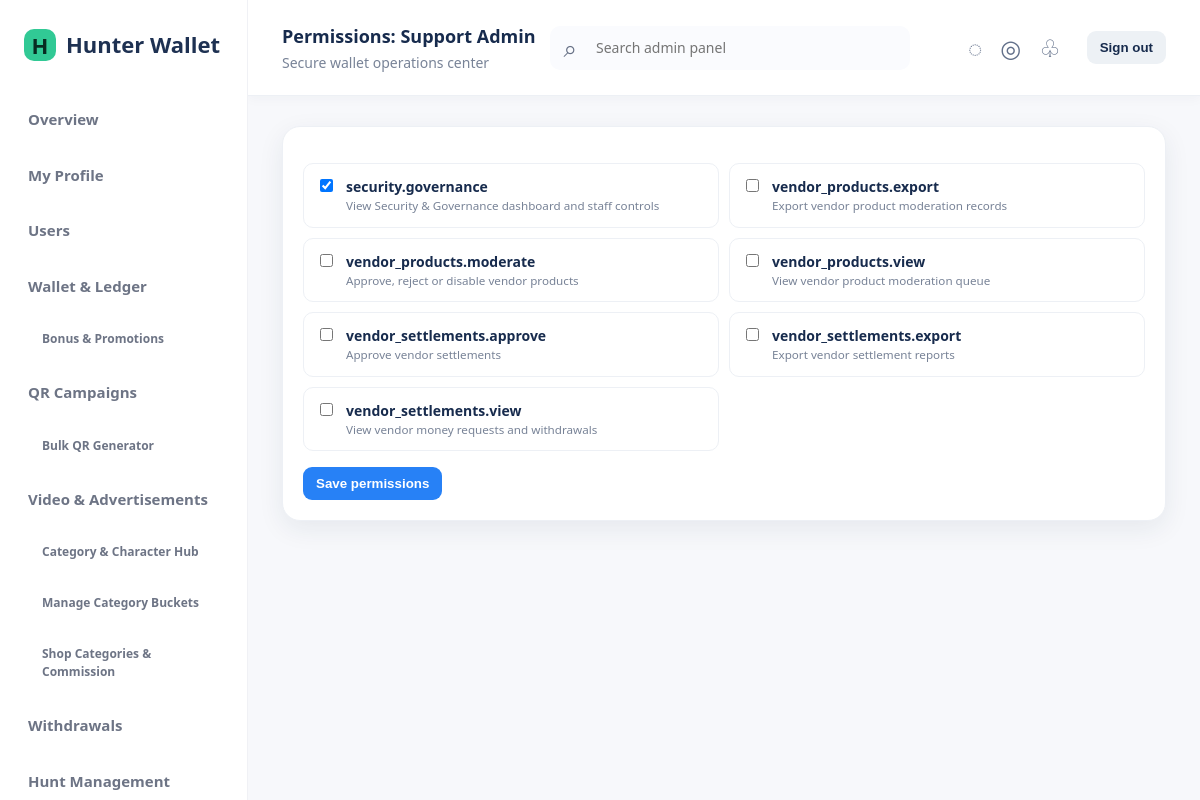
The app's page /admin/admins/permissions.php?role_id=3 (signed in) with its own data.
### tables this page shows
CREATE TABLE admin_permissions (id INT UNSIGNED AUTO_INCREMENT PRIMARY KEY, code VARCHAR(100) NOT NULL UNIQUE, description VARCHAR(255) NULL);

CREATE TABLE admin_roles (id INT UNSIGNED AUTO_INCREMENT PRIMARY KEY, name VARCHAR(80) NOT NULL UNIQUE, created_at DATETIME NOT NULL DEFAULT CURRENT_TIMESTAMP);

### config/database.php (called while the page is built, shortened)
<?php
function db(): PDO
{
    static $pdo;
    if ($pdo instanceof PDO) return $pdo;
    $dsn = sprintf('mysql:host=%s;port=%s;dbname=%s;charset=utf8mb4', env('DB_HOST', '127.0.0.1'), env('DB_PORT', '3306'), env('DB_NAME', 'hunter_wallet'));
    $pdo = new PDO($dsn, (string) env('DB_USER', 'root'), (string) env('DB_PASS', ''), [
        PDO::ATTR_ERRMODE => PDO::ERRMODE_EXCEPTION,
        PDO::ATTR_DEFAULT_FETCH_MODE => PDO::FETCH_ASSOC,
        PDO::ATTR_EMULATE_PREPARES => false,
    ]);
    return $pdo;
}

### includes/functions.php (called while the page is built, shortened)
<?php
function e(mixed $value): string { return htmlspecialchars((string) $value, ENT_QUOTES | ENT_SUBSTITUTE, 'UTF-8'); }

### includes/auth.php (called while the page is built, shortened)
<?php
function admin(): ?array
{
    static $cached = false;
    if ($cached !== false) return $cached;
    $stmt = db()->prepare('SELECT a.*, r.name role_name FROM admins a JOIN admin_roles r ON r.id=a.role_id WHERE a.id=? AND a.status="ACTIVE"');
    $stmt->execute([(int) $_SESSION['admin_id']]);
    return $cached = ($stmt->fetch() ?: null);
}
function require_admin(): void { if (!admin()) { flash('error', 'Please sign in.'); redirect('/admin/login.php'); } }

### includes/permissions.php (called while the page is built, shortened)
<?php
function permissions(): array
{
    static $items;
    if ($items !== null) return $items;
    $current = admin(); if (!$current) return $items = [];
    if ($current['role_name'] === 'Super Admin') return $items = ['*'];
    $stmt = db()->prepare('SELECT p.code FROM admin_permissions p JOIN admin_role_permissions rp ON rp.permission_id=p.id WHERE rp.role_id=?');
    $stmt->execute([$current['role_id']]); return $items = array_column($stmt->fetchAll(), 'code');
}
function can(string $permission): bool { $all = permissions(); return in_array('*', $all, true) || in_array($permission, $all, true); }
function require_permission(string $permission): void { require_admin(); if (!can($permission)) { http_response_code(403); exit('Forbidden'); } }

### admin/admins/permissions.php (the view)
<?php declare(strict_types=1);require dirname(__DIR__,2).'/includes/bootstrap.php';require_permission('admins.edit');$roleId=filter_var(input('role_id'),FILTER_VALIDATE_INT);if(!$roleId){http_response_code(404);exit('Not found');}$stmt=db()->prepare('SELECT * FROM admin_roles WHERE id=?');$stmt->execute([$roleId]);$role=$stmt->fetch();if(!$role){http_response_code(404);exit('Not found');}$permissions=db()->query('SELECT * FROM admin_permissions ORDER BY code')->fetchAll();if(is_post()){verify_csrf();if($role['name']==='Super Admin'){flash('error','Super Admin always has complete access.');}else{$chosen=array_map('intval',(array)($_POST['permissions']??[]));$valid=array_map('intval',array_column($permissions,'id'));$chosen=array_values(array_intersect($chosen,$valid));$pdo=db();$pdo->beginTransaction();try{$old=$pdo->prepare('SELECT permission_id FROM admin_role_permissions WHERE role_id=?');$old->execute([$roleId]);$before=array_map('intval',array_column($old->fetchAll(),'permission_id'));$pdo->prepare('DELETE FROM admin_role_permissions WHERE role_id=?')->execute([$roleId]);$insert=$pdo->prepare('INSERT INTO admin_role_permissions(role_id,permission_id) VALUES(?,?)');foreach($chosen as $permissionId)$insert->execute([$roleId,$permissionId]);audit_log((int)admin()['id'],'ROLE_PERMISSIONS_UPDATED','admins',(string)$roleId,$before,$chosen);$pdo->commit();flash('success','Role permissions updated.');}catch(Throwable $e){if($pdo->inTransaction())$pdo->rollBack();flash('error','Could not update permissions.');}}redirect('/admin/admins/permissions.php?role_id='.$roleId);}$currentStmt=db()->prepare('SELECT permission_id FROM admin_role_permissions WHERE role_id=?');$currentStmt->execute([$roleId]);$current=array_map('intval',array_column($currentStmt->fetchAll(),'permission_id'));$pageTitle='Permissions: '.$role['name'];require APP_ROOT.'/includes/header.php';?>
<section class="panel"><form method="post"><?=csrf_field()?><div class="permission-grid"><?php foreach($permissions as $p):?><label class="check-card"><input type="checkbox" name="permissions[]" value="<?=e($p['id'])?>" <?=in_array((int)$p['id'],$current,true)?'checked':''?> <?=$role['name']==='Super Admin'?'disabled':''?>><span><strong><?=e($p['code'])?></strong><small><?=e($p['description'])?></small></span></label><?php endforeach?></div><?php if($role['name']!=='Super Admin'):?><button class="btn">Save permissions</button><?php endif?></form></section><?php require APP_ROOT.'/includes/footer.php';

### assets/css/style.css (style rules this page uses)
:root { --navy:#12263f;--ink:#182534;--muted:#6c7b8a;--line:#e5eaf0;--bg:#f5f7fa;--green:#0d9f6e;--red:#d13c4d;--amber:#d78909;--blue:#2764d9;--white:#fff;--radius:14px;--shadow:0 8px 24px rgba(18,38,63,.07) }
* { box-sizing:border-box }
body { margin:0;background:var(--bg);color:var(--ink);font:14px/1.5 system-ui,-apple-system,BlinkMacSystemFont,"Segoe UI",sans-serif }
.card,.panel { background:white;border:1px solid var(--line);border-radius:var(--radius);box-shadow:var(--shadow) }
.panel { padding:20px;margin-bottom:20px }
.btn { appearance:none;border:0;border-radius:9px;background:var(--blue);color:white;padding:9px 13px;font-weight:700;cursor:pointer;display:inline-block }
input,select,textarea { font:inherit;border:1px solid #ccd5df;border-radius:9px;padding:10px 11px;background:white;min-height:40px }
.permission-grid { display:grid;grid-template-columns:repeat(2,minmax(0,1fr));gap:10px;margin:16px 0 }
.check-card { display:flex;gap:10px;align-items:flex-start;border:1px solid var(--line);border-radius:10px;padding:12px }
.check-card input { min-height:auto }
.check-card small { display:block;color:var(--muted) }
:root { --navy:#fff;--ink:#172b4d;--muted:#788397;--line:#edf0f5;--bg:#f7f8fb;--blue:#2781f6;--radius:18px;--shadow:0 8px 26px rgba(31,48,75,.08) }
.panel,.card { border-radius:18px;box-shadow:0 8px 26px rgba(31,48,75,.08) }

### records on screen
admin_permissions: id.name "☑", code "security.governance", description "View Security & Governance dashboard and staff controls"
admin_permissions: code "vendor_products.export", description "Export vendor product moderation records"
admin_permissions: code "vendor_products.moderate", description "Approve, reject or disable vendor products"
admin_permissions: code "vendor_products.view", description "View vendor product moderation queue"
admin_permissions: code "vendor_settlements.approve", description "Approve vendor settlements"
admin_permissions: code "vendor_settlements.export", description "Export vendor settlement reports"
admin_permissions: code "vendor_settlements.view", description "View vendor money requests and withdrawals"

### other values on screen
$brandName "Hunter Wallet"
$pageTitle "Permissions: Support Admin"
$pageSubtitle "Secure wallet operations center"
